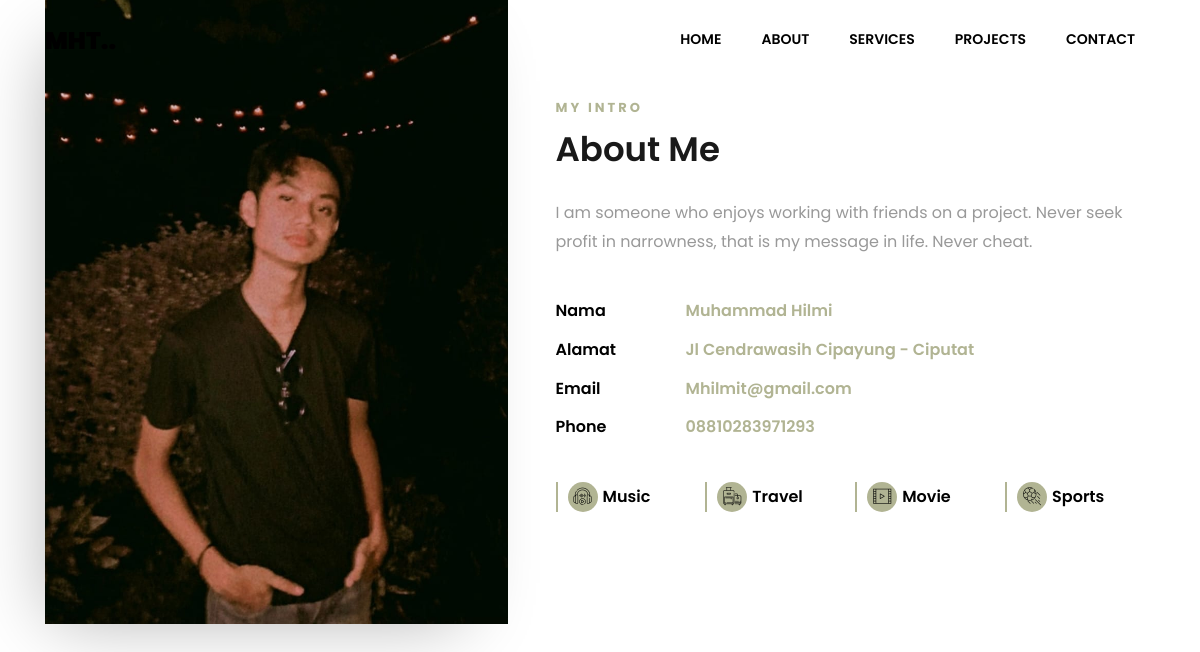
Page /about.php on the committed database.
### tables this page shows
CREATE TABLE `about` (
  `id` int NOT NULL,
  `isi` varchar(255) NOT NULL,
  `nama` varchar(255) NOT NULL,
  `des_nama` varchar(255) NOT NULL,
  `alamat` varchar(255) NOT NULL,
  `des_alamat` varchar(255) NOT NULL,
  `email` varchar(255) NOT NULL,
  `des_email` varchar(255) NOT NULL,
  `phone` varchar(255) NOT NULL,
  `des_phone` varchar(255) NOT NULL
);

### inc/fungsi.php (called while the page is built, shortened)
<?php
include("inc/koneksi.php");
function aboutisi($id_isi)
{
    global $koneksi;
    $data = mysqli_query($koneksi, "SELECT * FROM about WHERE id='$id_isi'");
    $row = mysqli_fetch_assoc($data);
    $text = $row['isi'];
    return $text;
}
function aboutNama($id_Nama)
{
    global $koneksi;
    $data = mysqli_query($koneksi, "SELECT * FROM about WHERE id='$id_Nama'");
    $row = mysqli_fetch_assoc($data);
    $text = $row['nama'];
    return $text;
}
function aboutDesNama($id_DesNama)
{
    global $koneksi;
    $data = mysqli_query($koneksi, "SELECT * FROM about WHERE id='$id_DesNama'");
    $row = mysqli_fetch_assoc($data);
    $text = $row['des_nama'];
    return $text;
}
function aboutAlamat($id_Alamat)
{
    global $koneksi;
    $data = mysqli_query($koneksi, "SELECT * FROM about WHERE id='$id_Alamat'");
    $row = mysqli_fetch_assoc($data);
    $text = $row['alamat'];
    return $text;
}
function aboutDesAlamat($id_DesAlamat)
{
    global $koneksi;
    $data = mysqli_query($koneksi, "SELECT * FROM about WHERE id='$id_DesAlamat'");
    $row = mysqli_fetch_assoc($data);
    $text = $row['des_alamat'];
    return $text;
}
function aboutEmail($id_Email)
{
    global $koneksi;
    $data = mysqli_query($koneksi, "SELECT * FROM about WHERE id='$id_Email'");
    $row = mysqli_fetch_assoc($data);
    $text = $row['email'];
    return $text;
}
function aboutDesEmail($id_DesEmail)
{
    global $koneksi;
    $data = mysqli_query($koneksi, "SELECT * FROM about WHERE id='$id_DesEmail'");
    $row = mysqli_fetch_assoc($data);
    $text = $row['des_email'];
    return $text;
}
function aboutPhone($id_phone)
{
    global $koneksi;
    $data = mysqli_query($koneksi, "SELECT * FROM about WHERE id='$id_phone'");
    $row = mysqli_fetch_assoc($data);
    $text = $row['phone'];
    return $text;
}
function aboutDesPhone($id_DesPhone)
{
    global $koneksi;
    $data = mysqli_query($koneksi, "SELECT * FROM about WHERE id='$id_DesPhone'");
    $row = mysqli_fetch_assoc($data);
    $text = $row['des_phone'];
    return $text;
}

### about.php (the view, shortened to what this page needs)
<?php
include_once("inc/fungsi.php");
?>
<!DOCTYPE html>
<html lang="en">
<head>
    <link rel="stylesheet" href="https://stackpath.bootstrapcdn.com/font-awesome/4.7.0/css/font-awesome.min.css">
    <link rel="stylesheet" href="css/animate.css">
    <link rel="stylesheet" href="css/owl.carousel.min.css">
    <link rel="stylesheet" href="css/owl.theme.default.min.css">
    <link rel="stylesheet" href="css/magnific-popup.css">
    <link rel="stylesheet" href="css/flaticon.css">
    <link rel="stylesheet" href="css/style.css">
</head>
<body data-spy="scroll" data-target=".site-navbar-target" data-offset="300">
    <nav class="navbar navbar-expand-lg navbar-dark ftco_navbar bg-dark ftco-navbar-light site-navbar-target" id="ftco-navbar">
        <div class="container">
            <a class="navbar-brand" href="index.html">MHT.<span>.</span></a>
            <div class="collapse navbar-collapse" id="ftco-nav">
                <ul class="navbar-nav nav ml-auto">
                    <li class="nav-item"><a href="home.php" class="nav-link"><span>Home</span></a></li>
                    <li class="nav-item"><a href="about.php" class="nav-link"><span>About</span></a></li>
                    <li class="nav-item"><a href="services.php" class="nav-link"><span>Services</span></a></li>
                    <li class="nav-item"><a href="projects.php" class="nav-link"><span>Projects</span></a></li>
                    <li class="nav-item"><a href="contact.php" class="nav-link"><span>Contact</span></a></li>
                </ul>
            </div>
        </div>
    </nav>
    <section class="ftco-about ftco-section ftco-no-pt ftco-no-pb" id="about-section">
        <div class="container">
            <div class="row d-flex no-gutters">
                <div class="col-md-6 col-lg-5 d-flex">
                    <div class="img-about img d-flex align-items-stretch">
                        <div class="img d-flex align-self-stretch align-items-center" style="background-image:url(imagesHTML/about3.jpg);">
                        </div>
                    </div>
                </div>
                <div class="col-md-6 col-lg-7 pl-md-4 pl-lg-5 py-5">
                    <div class="py-md-5">
                        <div class="row justify-content-start pb-3">
                            <div class="col-md-12 heading-section ftco-animate">
                                <span class="subheading">My Intro</span>
                                <h2 class="mb-4" style="font-size: 34px; text-transform: capitalize;">About Me</h2>
                                <p><?php echo aboutisi(1); ?></p>
                                <ul class="about-info mt-4 px-md-0 px-2">
                                    <li class="d-flex"><span><?php echo aboutNama(1) ?></span> <span><?php echo aboutDesNama(1) ?></span></li>
                                    <li class="d-flex"><span><?php echo aboutAlamat(1) ?></span> <span><?php echo aboutDesAlamat(1) ?></span></li>
                                    <li class="d-flex"><span><?php echo aboutEmail(1) ?></span> <span><?php echo aboutDesEmail(1) ?></span></li>
                                    <li class="d-flex"><span><?php echo aboutPhone(1) ?></span> <span><?php echo aboutDesPhone(1) ?></span></li>
                                </ul>
                            </div>
                            <div class="col-md-12">
                                <div class="my-interest d-lg-flex w-100">
                                    <div class="interest-wrap d-flex align-items-center">
                                        <div class="icon d-flex align-items-center justify-content-center">
                                            <span class="flaticon-listening"></span>
                                        </div>
                                        <div class="text">Music</div>
                                    </div>
                                    <div class="interest-wrap d-flex align-items-center">
                                        <div class="icon d-flex align-items-center justify-content-center">
                                            <span class="flaticon-suitcases"></span>
                                        </div>
                                        <div class="text">Travel</div>
                                    </div>
                                    <div class="interest-wrap d-flex align-items-center">
                                        <div class="icon d-flex align-items-center justify-content-center">
                                            <span class="flaticon-video-player"></span>
                                        </div>
                                        <div class="text">Movie</div>
                                    </div>
                                    <div class="interest-wrap d-flex align-items-center">
                                        <div class="icon d-flex align-items-center justify-content-center">
                                            <span class="flaticon-football"></span>
                                        </div>
                                        <div class="text">Sports</div>
                                    </div>
                                </div>
                            </div>
                        </div>
                    </div>
                </div>
            </div>
        </div>
    </section>

### rows in the picture
about: isi "I am someone who enjoys working with friends on a project. Never seek profit in narrowness, that is my message in life. Never cheat.", nama "Nama", des_nama "Muhammad Hilmi", alamat "Alamat", des_alamat "Jl Cendrawasih Cipayung - Ciputat", email "Email", des_email "Mhilmit@gmail.com", phone "Phone", des_phone "08810283971293"
